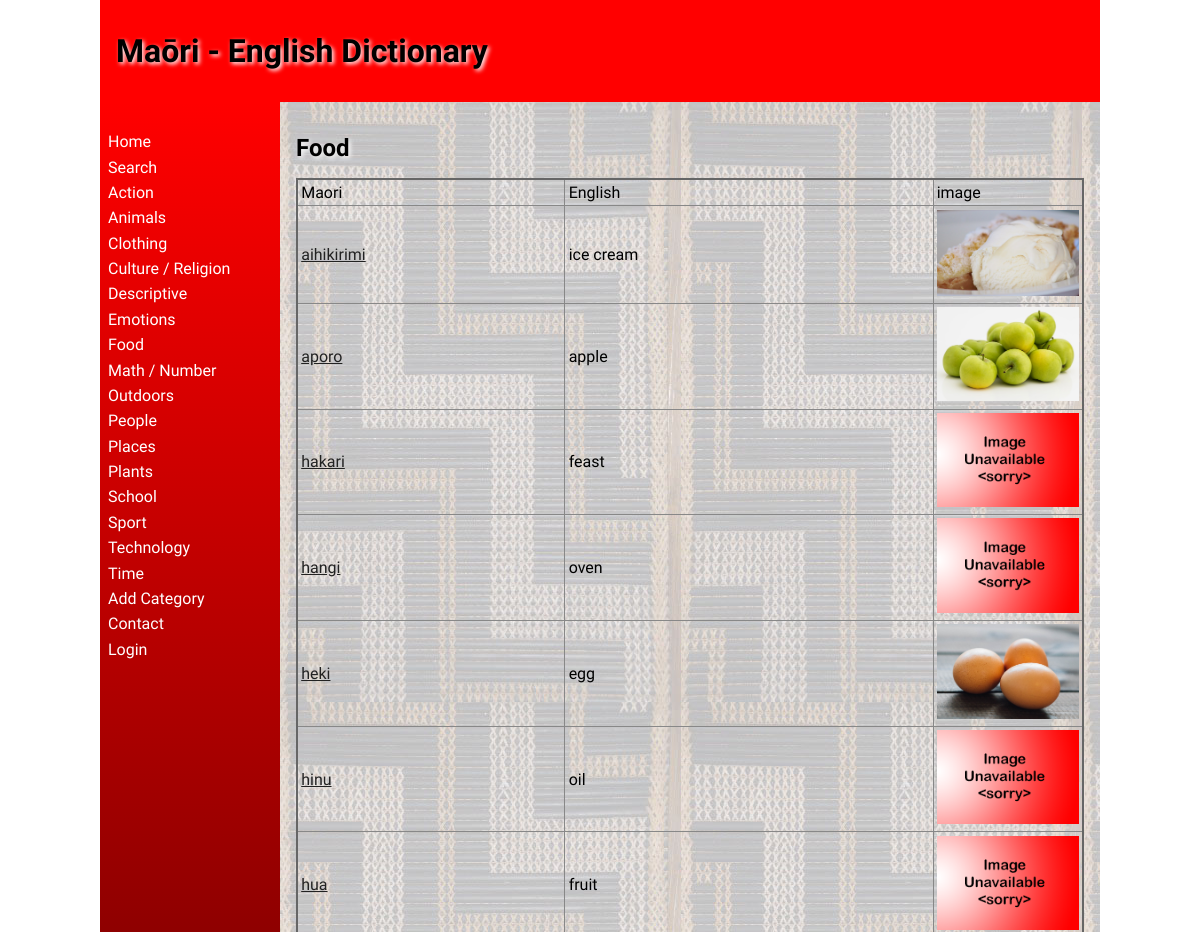
The app's page /category/7 (upper part), older data.
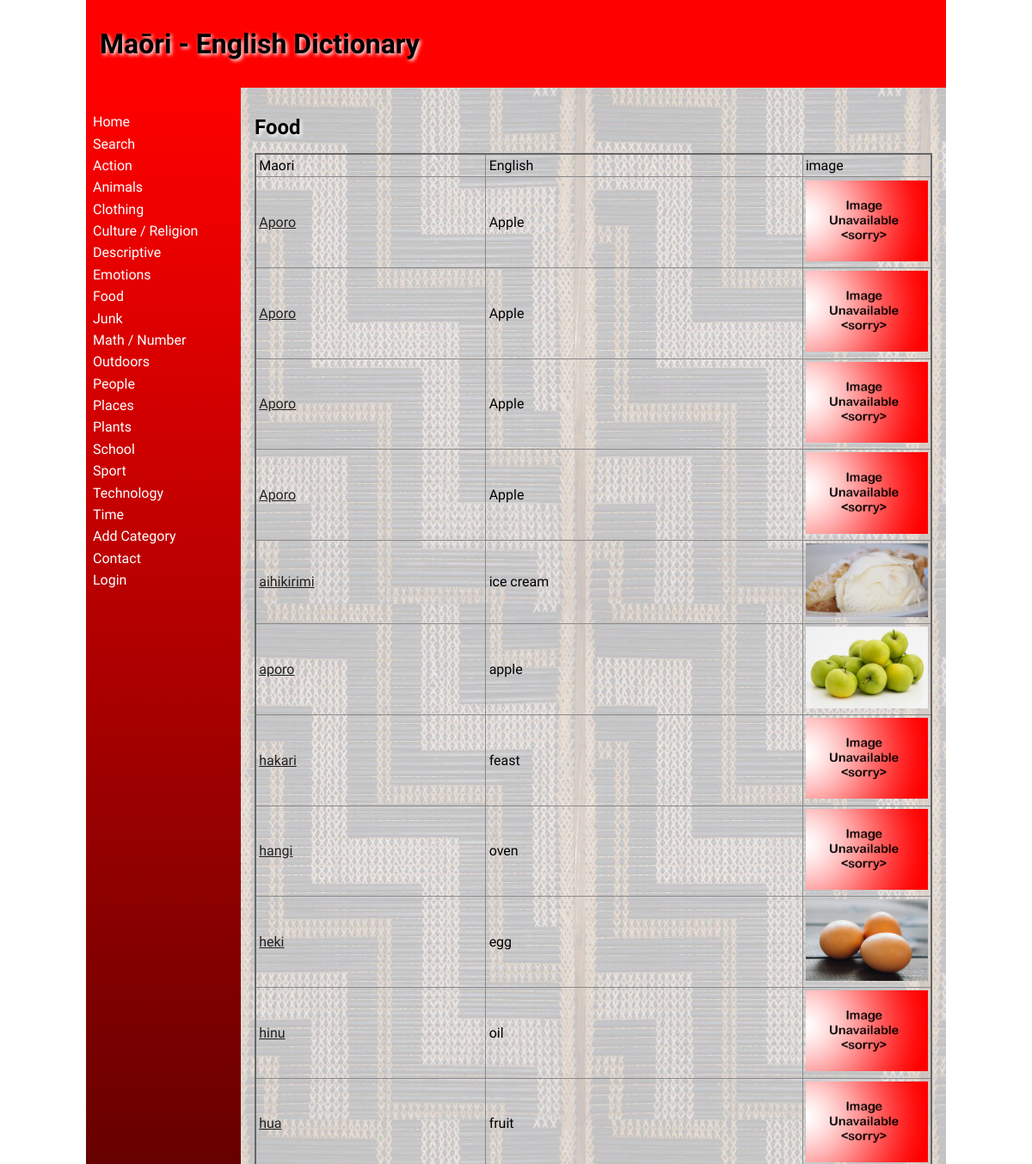
The same page, newer data.
### tables this page shows
CREATE TABLE "categories"
(
	id integer
		constraint Dictionary_pk
			primary key autoincrement,
	category varchar(30)
);

CREATE TABLE "Words"
(
    id          integer
        constraint Words_pk
            primary key,
    maori       varchar(30),
    english     varchar(30),
    category    varchar(30),
    definition  varchar(300),
    level       integer(10),
    image       varchar(30),
    user_id     integer
        references User,
    timestamp   datatime,
    category_id integer
        constraint Words_category_id_fk
            references categories
, username varchar(30));

### app.py (the view, shortened to what this page needs)
@app.route('/category/<category_id>', methods=['POST', 'GET'])
def category(category_id):
    con = create_connection(DATABASE)
    query = "SELECT id, category FROM categories WHERE id = ?"  # select data from database
    cur = con.cursor()
    cur.execute(query, (category_id,))
    category = cur.fetchall()
    print(category_id, category)
    query = "SELECT id, maori, english, image FROM Words WHERE category_id=? ORDER BY maori ASC"
    cur = con.cursor()
    cur.execute(query, (category_id,))  # executes the query
    words_list = cur.fetchall()  # put result into a list
    con.close()
    return render_template('category.html', categories=category_list(), words_list=words_list, category=category[0],
                           logged_in=is_logged_in(), catID=category_id, logged_in_teacher=is_logged_in_teacher())

### app.py (called while the page is built)
def create_connection(db_file):
    try:
        connection = sqlite3.connect(db_file)
        connection.execute('pragma foreign_keys=ON')
        return connection
    except Error as e:
        print(e)
    return None

def is_logged_in():
    if session.get("email") is None:  # if there is no email the user are not logged in
        print("not logged in")
        return False
    else:
        print("logged in")
        return True

def is_logged_in_teacher():
    if session.get("teacher") == "Y":  # if the user is the teacher
        print("logged in as teacher")
        return True
    else:
        print("logged in as student")
        return False

def category_list():
    con = create_connection(DATABASE)
    query = "SELECT id, category FROM categories ORDER BY category ASC"  # select category fom
    cur = con.cursor()
    cur.execute(query)
    category_list = cur.fetchall()
    cur.close()
    return category_list

### templates/category.html (shortened to what this page needs)
{% extends 'base.html' %}
{% block heading %}Maōri - English Dictionary{% endblock %}
{% block main %}
    <h2>{{ category[1]}}{% if logged_in_teacher %}<a href="/deletecategory/{{ category[0]}}/{{ category[1]}}">- Delete Category</a>{% endif %}</h2>
<table class="cart-table">
    <thead>
    <tr>
        <td>Maori</td>
        <td>English</td>
        <td>image</td>
    </tr>
    </thead>
    <tbody>
    {%  for word in words_list %}
    <tr>
        <td><a href="/word/{{ word[0] }}">{{ word[1] }}</a></td>
        <td>{{ word[2] }}</td>
        <td width="150px"><img src="/static/images/{{ word[3] }}.jpg"  alt=""></td>
    </tr>
    {% endfor %}
    </tbody>
</table>
{% endblock %}

### templates/base.html (shortened to what this page needs)
<!doctype html>
<html lang="en">
<head>
	<link href="{{ url_for('static', filename='css/style.css') }}" rel="stylesheet">
</head>
<body>
	<div id="container">
		<header>
			<h1>{% block heading %}{% endblock %}</h1>
		</header>
		<nav>
			<ul>
                <li><a href="\">Home</a></li>
                <li><a href="/search">Search</a></li>
                <div class="category">
                {% for category in categories %}
                <tr>
                    <li><a href="/category/{{ category[0]}}">{{ category[1]}}</a></li>
                </tr>
                {% endfor %}
                </div>
                <li><a href="/add_category">Add Category</a></li>
                <li><a href="/contact">Contact</a></li>
                {% if logged_in %}
                    <li><a href="/logout">Log Out(Logged as {{ session.first_name }})</a></li>
				{% else %}
                    <li><a href="/login">Login</a></li>
                {% endif %}
			</ul>
		</nav>
		<main>
            {% block main%}{% endblock %}
        </main>
	</div>
</body>
</html>

### static/css/style.css (style rules this page uses)
* { font-family: Comfortaa, sans-serif; margin: 0; padding: 0; box-sizing: border-box; }
#container { display: grid; grid-template-columns: 75px auto; grid-template-areas: 'nav header' 'main main' 'footer footer'; }
header { grid-area: header; background-color: #f00; padding: 1rem; }
nav { grid-area: nav; }
main { grid-area: main; padding: 1rem; background-color: #edd; }
h1, h2, h3, h4 { padding: 1rem 0; font-family: 'Suez One', serif; color: #000; text-shadow: 2px 2px 4px #fff; }
a { color: #222; }
img { width: 100%; }
table { width: 100%; border: 2px solid #666; border-collapse: collapse; }
th, td { border: 1px solid #888; padding: 0.2rem; text-align: left; }
@media only screen and (min-width: 768px) { #container { grid-template-columns: 180px auto; grid-template-areas: 'header header' 'nav main' 'footer footer'; } }
@media only screen and (min-width: 768px) { nav { background: linear-gradient(180deg, rgba(255,0,0,1) 0%, rgba(0, 0, 0, 1) 50%, rgba(255,0,0,1) 100%); padding: 0.5rem; } }
@media only screen and (min-width: 768px) { nav ul { list-style: none; } }
@media only screen and (min-width: 768px) { nav li { padding: 0.2rem 0; } }
@media only screen and (min-width: 768px) { nav a { color: #fff; text-decoration: none; } }
@media only screen and (min-width: 768px) { main { background-image: url('/static/images/poutama.jpg'); } }
@media only screen and (min-width: 1000px) { #container { width: 1000px; margin: auto; } }

Row changes from the older to the newer data that the page shows:
added categories: category "Junk"
added Words: maori "Aporo", english "Apple", image (placeholder picture)
added Words: maori "Aporo", english "Apple", image (placeholder picture)
added Words: maori "Aporo", english "Apple", image (placeholder picture)
added Words: maori "Aporo", english "Apple", image (placeholder picture)
